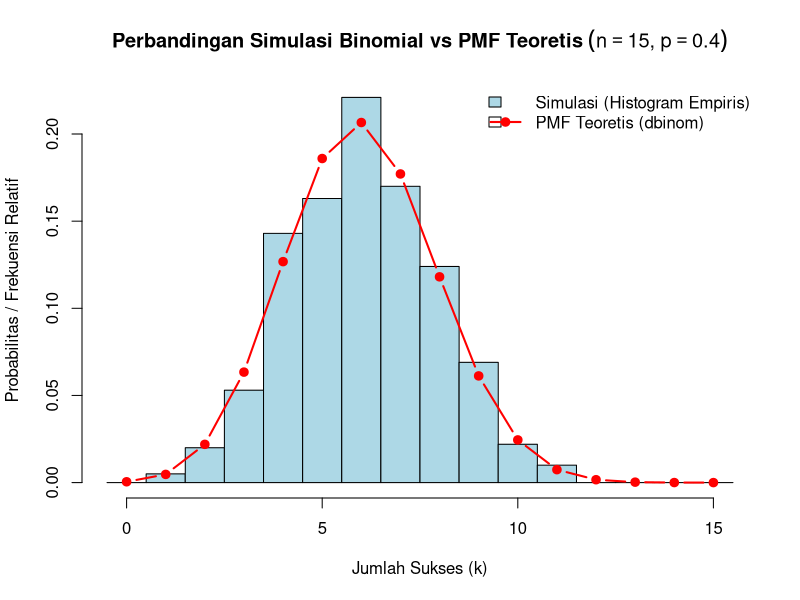

Write R code to recreate this figure.
#TUGAS SEBARAN DISKRIT
#Rendi Ramadani(3338250041)
#1. Jika rata-rata pelanggan datang ke toko adalah 3 orang per jam,modelkan dengan Poisson dan hitung P(X >= 5).
# Model: X ~ Poisson(lambda = 3)
lambda <- 3

# Menghitung P(X >= 5) = 1 - P(X <= 4)
prob_ge_5 <- 1 - ppois(4, lambda)
cat("Nilai P(X >= 5) untuk Poisson(lambda = 3) adalah:", prob_ge_5, "\n")


#2. Dari 100 bola (20 berwarna merah), diambil 10 tanpa pengembalian. Modelkan jumlah bola merah yang diambil dengan distribusi yang tepat.
# Parameter Populasi dan Sampel
N <- 100  # Ukuran populasi total
K <- 20   # Jumlah bola merah (sukses) di populasi
n <- 10   # Ukuran sampel yang diambil tanpa pengembalian

# Domain k (banyaknya bola merah yang mungkin terambil)
k_domain <- seq(from = max(0, n + K - N), to = min(n, K))

# Menghitung PMF P(X = k)
pmf_hyper <- dhyper(k_domain, m = K, n = N - K, k = n)

# Menampilkan tabel distribusi peluang
tabel_hiper <- data.frame(
  k_sukses = k_domain, 
  Peluang = round(pmf_hyper, 5)
)
print(tabel_hiper)

# Menghitung Ekspektasi dan Varian Teoretis
exp_hyper <- n * (K / N)
var_hyper <- n * (K / N) * (1 - K / N) * ((N - n) / (N - 1))
cat("\nEkspektasi E[X] :", exp_hyper, "\n")
cat("Varian Var(X)   :", var_hyper, "\n")


#3. Simulasikan 1.000 percobaan Binomial (n = 15, p = 0.4) dan bandingkan histogram hasil simulasi dengan PMF teoretis.
set.seed(2025)

# Parameter Binomial
n_sim <- 1000  # Jumlah simulasi
n_trial <- 15  # Jumlah percobaan (size)
p_success <- 0.4  # Probabilitas sukses

# 1. Generate 1.000 data acak Binomial
data_simulasi <- rbinom(n_sim, size = n_trial, prob = p_success)

# 2. Hitung PMF Teoretis
x_vals <- 0:n_trial
pmf_teoretis <- dbinom(x_vals, size = n_trial, prob = p_success)

# 3. Visualisasi Perbandingan Histogram vs PMF Teoretis
hist(
  data_simulasi,
  breaks = seq(-0.5, n_trial + 0.5, by = 1),
  freq = FALSE,
  col = "lightblue",
  main = expression(bold("Perbandingan Simulasi Binomial vs PMF Teoretis") ~ (n==15 * "," ~ p==0.4)),
  xlab = "Jumlah Sukses (k)",
  ylab = "Probabilitas / Frekuensi Relatif"
)

# Menambahkan titik dan garis PMF Teoretis di atas Histogram
lines(x_vals, pmf_teoretis, type = "b", col = "red", lwd = 2, pch = 19)

# Menambahkan Legenda
legend(
  "topright",
  legend = c("Simulasi (Histogram Empiris)", "PMF Teoretis (dbinom)"),
  fill = c("lightblue", NA),
  col = c(NA, "red"),
  lwd = c(NA, 2),
  pch = c(NA, 19),
  bty = "n"
)
